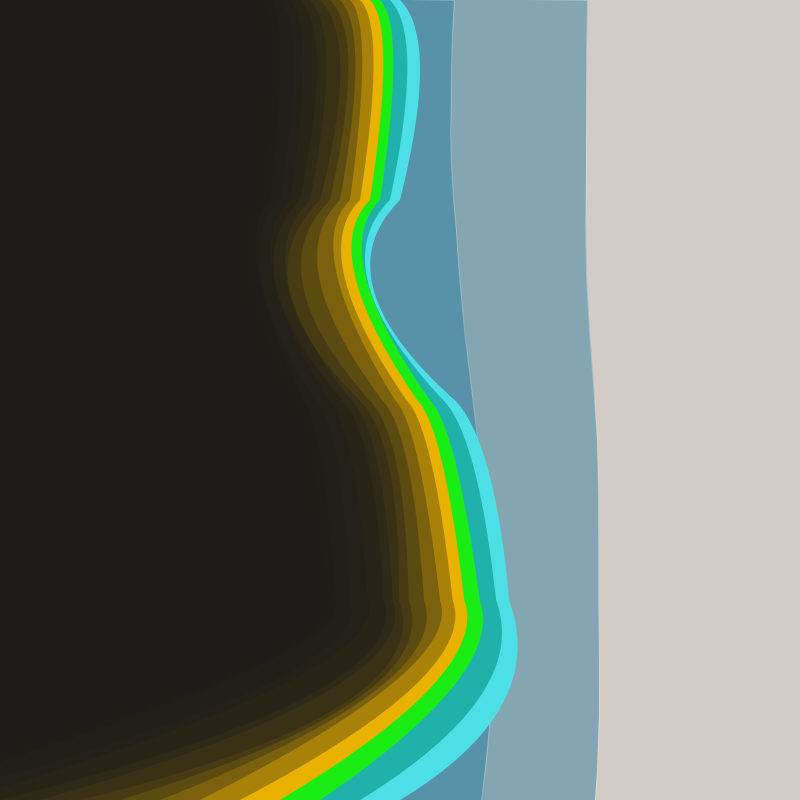
Frame 1 (no input)
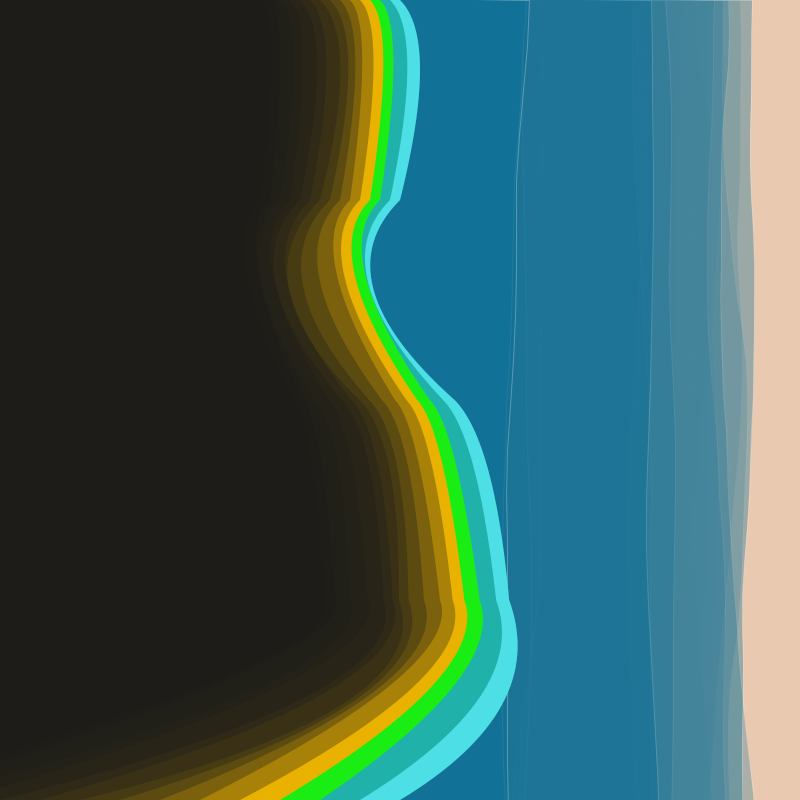
Frame 60 (the mouse pressed at the canvas centre just before this capture)
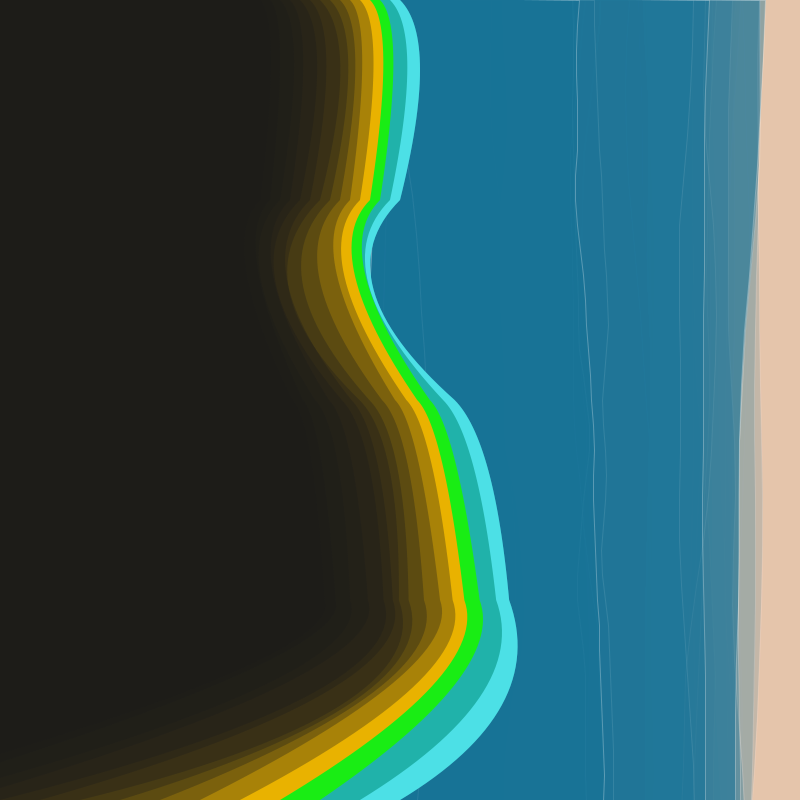
Frame 120 (the mouse held since frame 60 and released just before this capture)

The Processing sketch that drew these frames (run headless with seeded random() and noise(); from frame 60 on, the mouse is pressed at the canvas centre):

// Processing sketch: testing
// ── testing.pde
Wave[] waves = new Wave[10];

void setup() {
  smooth();
  size(800, 800);
  //fullScreen();
  noCursor();
  
  for(int i = 0; i < waves.length; i++) {
    color c = color(0, 105, 148, 95 - (i * 10));
    waves[i] = new Wave(c, width - width/3 - (i * 120), random(20, 75), random(5.5));
  }
  
  frameRate(4);
}

void draw() {
  noStroke();
  fill(237, 201, 175, 50);
  rect(0, 0, width, height);
  
  for(int i = 0; i < waves.length; i++) {
    waves[i].render();
    waves[i].update();
  }
  
  // now draw layeres on the right hand side
  // pick a dark colour and draw it from about half way
  float t = 0.0; 
  float dist = 40.0;
  float startx, endx, x, y, prevx, prevy;
  
  for (int j = 0; j < 15; j++) {
    if (j == 0) {
      fill(76, 224, 230);
    } else if (j == 3) {
      fill(233, 178, 0);
    } else if (j == 2) {
      fill(25, 237, 20);
    } else if (j == 1) {
      fill(32, 178, 170);
    } else {
      fill(24, 80);
    }

    startx = width/2 - (10 * j);
    endx = width/2 - (40 * j);
    prevx = startx;
    prevy = 0;

    noStroke();
    beginShape();
    vertex(0, 0);
    vertex(startx, 0);
    int numPoints = 3;
    for (int i = 0; i < numPoints; i++) {
      x = startx + (noise(t) * 90 * i);
      y = height/(numPoints + 1) * (i+1);

      if ( i % 2 == 0 ) {
        quadraticVertex(prevx + dist, prevy + dist, x, y);
      } else {
        quadraticVertex(prevx - (dist * 2), prevy + (dist * 2), x, y);
      }
      vertex(x, y);

      prevx = x;
      prevy = y;
    }
    quadraticVertex(prevx + dist, prevy + (dist * 2.75), endx, height);
    vertex(endx, height);
    vertex(0, height);
    vertex(0, 0);
    endShape();
    t = t + 0.05;
    dist = dist + (8 * cos(dist));
  }

  delay(125);
}

class Wave {
  color c;
  float gap;
  float inc;
  float x;
  float xoff = random(3.75);
  
  Wave(color _c, int _x, float _gap, float _inc) {
    c = _c;
    x = _x;
    gap = _gap;
    inc = _inc;
  }
  
  void update() {
    x = x + inc;
    if ( x >= (width + 100)) { 
      x = 0 - gap;
    }
  }
  
  void render() {
    fill(c);
    stroke(255, 255, 255, 70);
    beginShape();
    vertex(-10, -10);
    for(int y = 0; y < height*10; y += gap) {
      vertex(x + (noise(xoff) * 100), y);
      xoff = xoff + 0.04;
    }
    vertex(-10, height + 10);
    endShape(CLOSE);
  }
}
